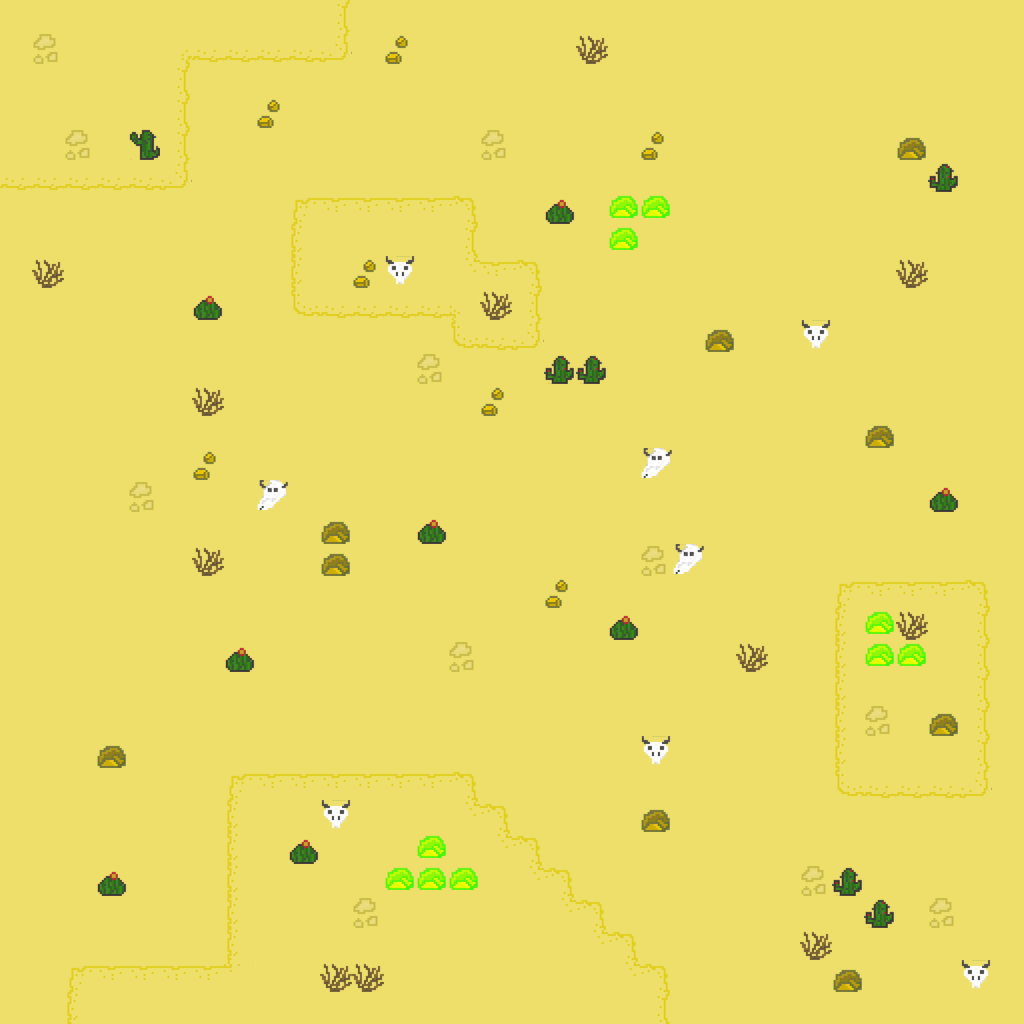

Tiled map render using the project's own tile images. Description and the map definition, with tile-layer contents summarised, below:
An orthogonal 32x32 tile map with 32x32 px tiles, 4 tile layers (background, details, obstacles, trivium) and 3 objects (BossSpawnPoint2, BossSpawnPoint3, BossSpawnPoint1).

<map version="1.2" tiledversion="1.2.2" orientation="orthogonal" renderorder="right-down" width="32" height="32" tilewidth="32" tileheight="32" infinite="0" nextlayerid="6" nextobjectid="4">
 <tileset firstgid="1" name="desert-tiles" tilewidth="32" tileheight="32" tilecount="30" columns="6">
  <image source="../sprites/desert-tiles.png" width="192" height="160" />
 </tileset>
 <layer id="1" name="background" width="32" height="32">
  <data>[1024 cells, 1024 non-empty, 1 distinct tile ids]</data>
 </layer>
 <layer id="2" name="details" width="32" height="32">
  <data>[1024 cells, 135 non-empty, 18 distinct tile ids]</data>
 </layer>
 <layer id="3" name="obstacles" width="32" height="32">
  <data>[1024 cells, 16 non-empty, 5 distinct tile ids]</data>
 </layer>
 <layer id="5" name="trivium" width="32" height="32">
  <data>[1024 cells, 10 non-empty, 1 distinct tile ids]</data>
 </layer>
 <objectgroup id="4" name="BossSpawnPoints">
  <object id="1" name="BossSpawnPoint2" x="875" y="617" width="49" height="45" />
  <object id="2" name="BossSpawnPoint3" x="396" y="836" width="74" height="55" />
  <object id="3" name="BossSpawnPoint1" x="614" y="195" width="48" height="51" />
 </objectgroup>
</map>